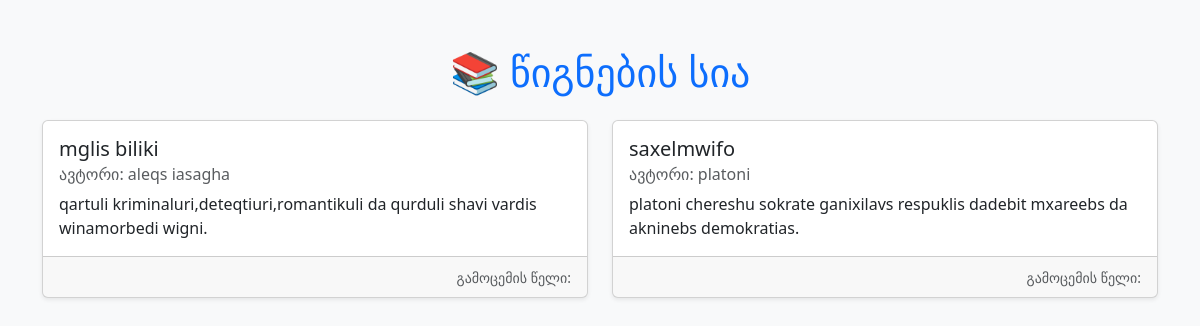
Page /books/books/ on the committed database.
### books/models.py (models this page shows)
class Book(models.Model):
    title=models.CharField(max_length=200)
    author=models.CharField(max_length=200)
    description=models.TextField()
    rating=models.IntegerField(max_length=10)

### books/views.py (the view)
# urls.py: path('books/',views.book_list,name='book_list'),
def book_list(request):
    books=Book.objects.all()
    return render(request,'book_list.html',{'books':books})

### books/templates/book_list.html (shortened to what this page needs)
<!DOCTYPE html>
<html lang="ka">
<head>
    <link href="https://cdn.jsdelivr.net/npm/bootstrap@5.3.0/dist/css/bootstrap.min.css" rel="stylesheet">
</head>
<body class="bg-light">
    <div class="container py-5">
        <h1 class="mb-4 text-center text-primary">📚 წიგნების სია</h1>
        {% if books %}
            <div class="row row-cols-1 row-cols-md-2 g-4">
                {% for book in books %}
                    <div class="col">
                        <div class="card h-100 shadow-sm">
                            <div class="card-body">
                                <h5 class="card-title">{{ book.title }}</h5>
                                <h6 class="card-subtitle mb-2 text-muted">ავტორი: {{ book.author }}</h6>
                                <p class="card-text">{{ book.description|truncatechars:200 }}</p>
                            </div>
                            <div class="card-footer text-end">
                                <small class="text-muted">გამოცემის წელი: {{ book.published_year }}</small>
                            </div>
                        </div>
                    </div>
                {% endfor %}
            </div>
        {% else %}
            <div class="alert alert-warning text-center" role="alert">
                წიგნები ვერ მოიძებნა.
            </div>
        {% endif %}
    </div>
</body>
</html>

### rows in the picture
Book: title "mglis biliki", author "aleqs iasagha", description "qartuli kriminaluri,deteqtiuri,romantikuli da qurduli shavi vardis winamorbedi wigni."
Book: title "saxelmwifo", author "platoni", description "platoni chereshu sokrate ganixilavs respuklis dadebit mxareebs da akninebs demokratias."
